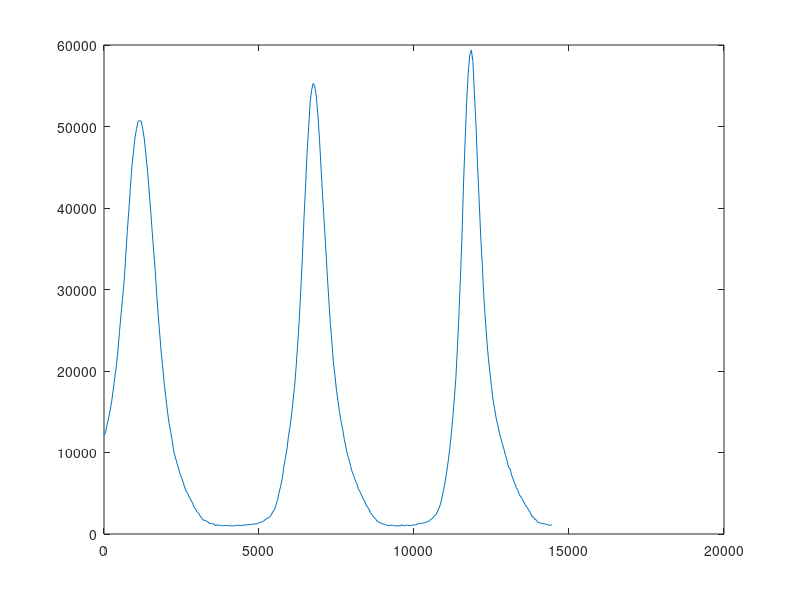

Reproduce this figure in MATLAB. (Note: this script raises an error after producing the figure.)
clc
clearvars
FSR=importdata("FPI_scan_data.dat");
plot(FSR(:,1),FSR(:,2));
hold on

ft = fittype ( "a*exp(-c*(x-b).^2)+d*exp(-e*(x-f).^2)+g*exp(-h*(x-k).^2)",...
    coefficients=["a" "b" "c" "d"  "e" "f" "g"  "h" "k"], independent="x");

myfit=fit(FSR(:,1),FSR(:,2),ft,"StartPoint",[5.1e4, 1100, 2e-6, 54530, 2e-6, 6700, 60000, 2e-6, 12000],...
    "Lower",[5e4, 1100, 1e-6, 53000, 1e-6, 6650, 58500, 1e-6, 11700], "Upper", [50100 1190 3e-6 53500 3e-6 6850 58600 3e-6 11900])

xf = linspace(0,15000,1000); % Erzeuge Funktionswerte aus
yf = feval (myfit , xf ) ;
%p1 = plot ( xf , yf , ' -b ')